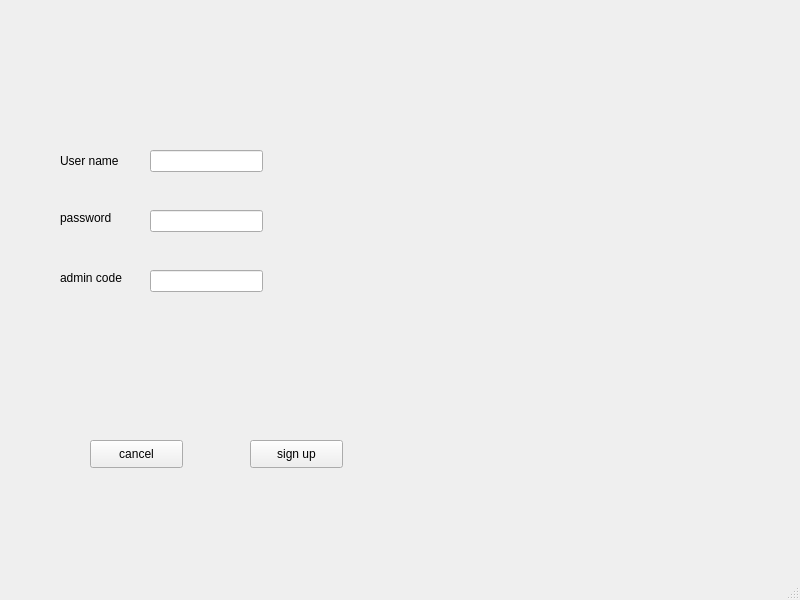
<?xml version="1.0" encoding="UTF-8"?>
<ui version="4.0">
 <class>MainWindow</class>
 <widget class="QMainWindow" name="MainWindow">
  <property name="geometry">
   <rect>
    <x>0</x>
    <y>0</y>
    <width>800</width>
    <height>600</height>
   </rect>
  </property>
  <property name="windowTitle">
   <string>sign up</string>
  </property>
  <widget class="QWidget" name="centralwidget">
   <widget class="QPushButton" name="bth_signup">
    <property name="geometry">
     <rect>
      <x>250</x>
      <y>440</y>
      <width>93</width>
      <height>28</height>
     </rect>
    </property>
    <property name="text">
     <string>sign up</string>
    </property>
   </widget>
   <widget class="QPushButton" name="btn_cancel">
    <property name="geometry">
     <rect>
      <x>90</x>
      <y>440</y>
      <width>93</width>
      <height>28</height>
     </rect>
    </property>
    <property name="text">
     <string>cancel</string>
    </property>
   </widget>
   <widget class="QLabel" name="label_2">
    <property name="geometry">
     <rect>
      <x>60</x>
      <y>210</y>
      <width>55</width>
      <height>16</height>
     </rect>
    </property>
    <property name="text">
     <string>password</string>
    </property>
   </widget>
   <widget class="QLabel" name="label_3">
    <property name="geometry">
     <rect>
      <x>60</x>
      <y>270</y>
      <width>71</width>
      <height>16</height>
     </rect>
    </property>
    <property name="text">
     <string>admin code</string>
    </property>
   </widget>
   <widget class="QLabel" name="label">
    <property name="geometry">
     <rect>
      <x>60</x>
      <y>150</y>
      <width>71</width>
      <height>21</height>
     </rect>
    </property>
    <property name="text">
     <string>User name</string>
    </property>
   </widget>
   <widget class="QLineEdit" name="txt_use_id">
    <property name="geometry">
     <rect>
      <x>150</x>
      <y>150</y>
      <width>113</width>
      <height>22</height>
     </rect>
    </property>
   </widget>
   <widget class="QLineEdit" name="txt_password">
    <property name="geometry">
     <rect>
      <x>150</x>
      <y>210</y>
      <width>113</width>
      <height>22</height>
     </rect>
    </property>
   </widget>
   <widget class="QLineEdit" name="txt_admin_code">
    <property name="geometry">
     <rect>
      <x>150</x>
      <y>270</y>
      <width>113</width>
      <height>22</height>
     </rect>
    </property>
   </widget>
   <widget class="QLabel" name="Ibl_unavailable_user_id">
    <property name="geometry">
     <rect>
      <x>290</x>
      <y>150</y>
      <width>55</width>
      <height>16</height>
     </rect>
    </property>
    <property name="text">
     <string> </string>
    </property>
   </widget>
   <widget class="QLabel" name="Ibl_unathorized_password">
    <property name="geometry">
     <rect>
      <x>290</x>
      <y>210</y>
      <width>55</width>
      <height>16</height>
     </rect>
    </property>
    <property name="text">
     <string>  </string>
    </property>
   </widget>
   <widget class="QLabel" name="Ibl_wrong_admin_code">
    <property name="geometry">
     <rect>
      <x>290</x>
      <y>270</y>
      <width>55</width>
      <height>16</height>
     </rect>
    </property>
    <property name="text">
     <string> </string>
    </property>
   </widget>
  </widget>
  <widget class="QMenuBar" name="menubar">
   <property name="geometry">
    <rect>
     <x>0</x>
     <y>0</y>
     <width>800</width>
     <height>26</height>
    </rect>
   </property>
  </widget>
  <widget class="QStatusBar" name="statusbar"/>
 </widget>
 <resources/>
 <connections/>
</ui>
